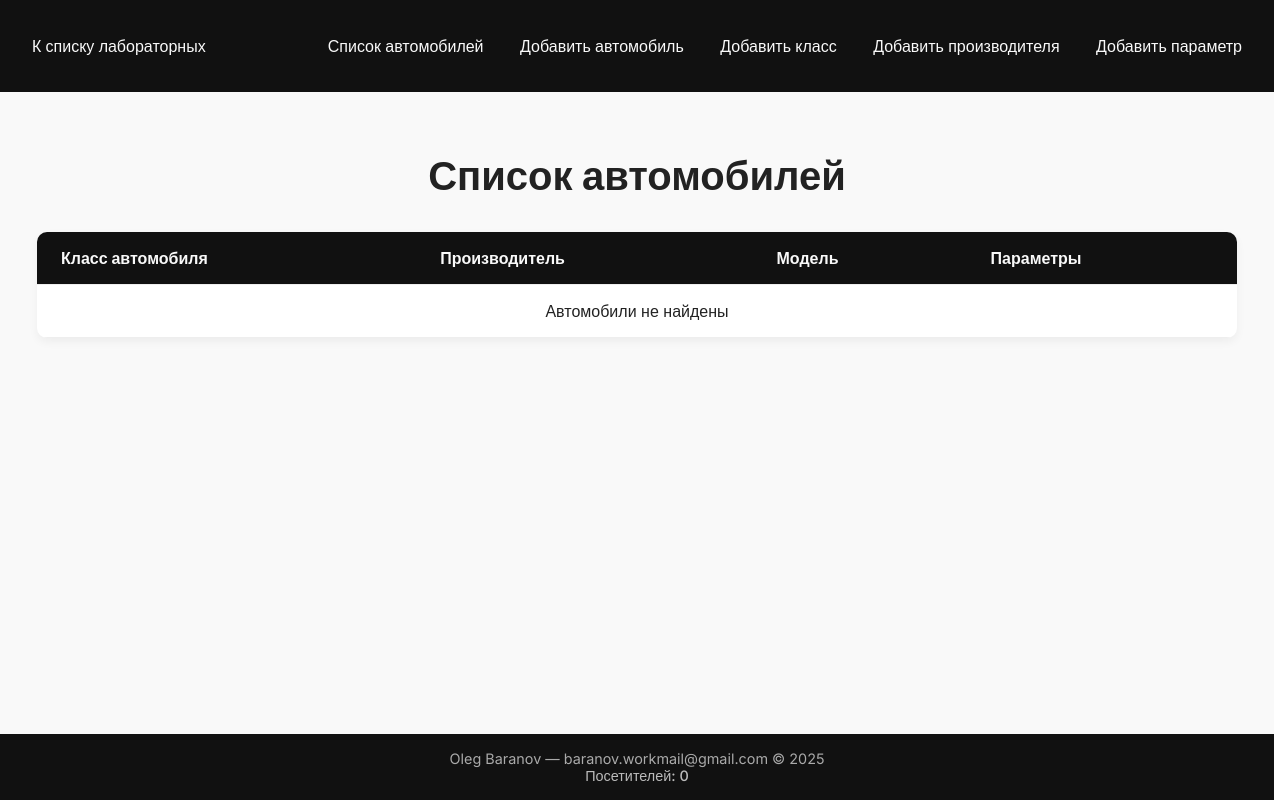
The page /lab3/ on the database as committed earlier.
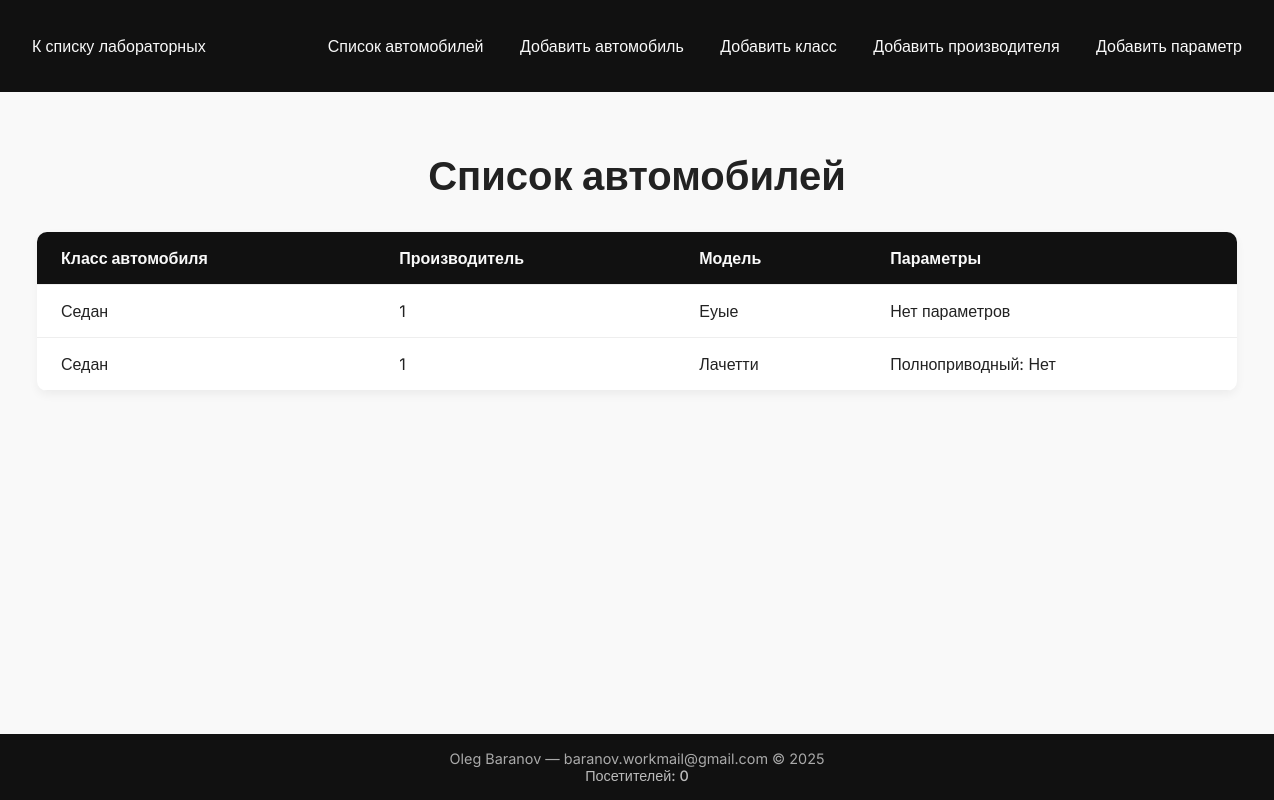
The same page on the database as committed later.
### lab3/models.py (models this page shows, shortened)
class Car(models.Model):
    name = models.CharField(max_length=100, verbose_name='Автомобиль')
    car_class = models.ForeignKey(CarClass, on_delete=models.CASCADE, related_name='cars', verbose_name='Класс автомобиля')
    manufacturer = models.ForeignKey(Manufacturer, on_delete=models.CASCADE, related_name='cars', verbose_name='Производитель')

class CarClass(models.Model):
    name = models.CharField(max_length=100, verbose_name='Класс автомобиля')

class Manufacturer(models.Model):
    name = models.CharField(max_length=100, verbose_name='Производитель')

class CarParameter(models.Model):
    car = models.ForeignKey(Car, on_delete=models.CASCADE, related_name='parameters', verbose_name='Автомобиль')
    key = models.CharField(max_length=100, verbose_name='Параметр')
    value = models.CharField(max_length=255, verbose_name='Значение')

### lab3/views.py (the view)
# urls.py: path('', views.car_list, name='car_list'),
def car_list(request):
    cars = Car.objects.all().prefetch_related('parameters', 'car_class', 'manufacturer')
    return render(request, 'lab3/car_list.html', {'cars': cars})

### lab3/templates/lab3/car_list.html (shortened to what this page needs)
{% extends "lab3/base.html" %}
{% block content %}
<h1 style="text-align: center;">Список автомобилей</h1>
<table>
    <thead>
        <tr>
            <th>Класс автомобиля</th>
            <th>Производитель</th>
            <th>Модель</th>
            <th>Параметры</th>
        </tr>
    </thead>
    <tbody>
        {% for car in cars %}
        <tr>
            <td>{{ car.car_class.name }}</td>
            <td>{{ car.manufacturer.name }}</td>
            <td>{{ car.name }}</td>
            <td>
                {% for param in car.parameters.all %}
                    {{ param.key }}: {{ param.value }}{% if not forloop.last %}, {% endif %}
                {% empty %}
                    Нет параметров
                {% endfor %}
            </td>
        </tr>
        {% empty %}
        <tr>
            <td colspan="4" style="text-align:center; padding: 1rem;">Автомобили не найдены</td>
        </tr>
        {% endfor %}
    </tbody>
</table>
{% endblock %}

Rows that differ between the two databases and show on the page:
added Car: car_class.name "Седан", manufacturer.name "1", name "Еуые"
added Car: car_class.name "Седан", manufacturer.name "1", name "Лачетти"
added CarParameter: key "Полноприводный", value "Нет"
Other text that changed with them:
text no longer shown: "Автомобили не найдены"
